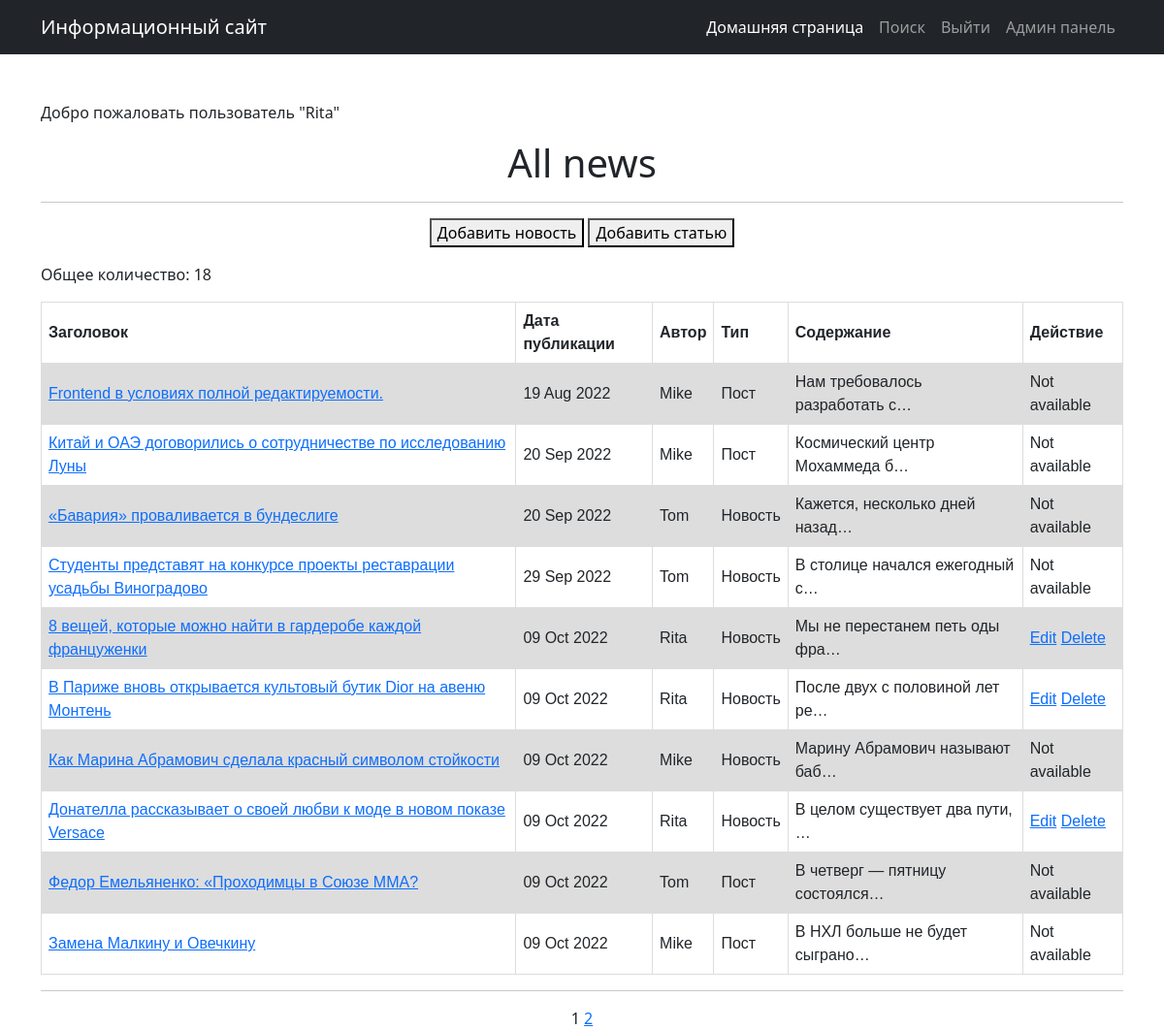
The page /news/ (signed in) on the database its author committed.
### news/models.py (models this page shows, shortened)
class Post(models.Model):
    ARTICLE = 'AR'
    NEWS = 'NW'
    TYPES = [
        (ARTICLE, "Пост"),
        (NEWS, "Новость")
    ]
    title = models.CharField(max_length=254)
    content = models.TextField()
    rating = models.IntegerField(default=0)
    type = models.CharField(max_length=10,
                            choices=TYPES,
                            blank=True,
                            null=True,
                            default='post'
                            )
    cr_time = models.DateTimeField(auto_now_add=True)
    postAuthor = models.ForeignKey(Author, on_delete=models.RESTRICT)
    category = models.ManyToManyField(Category, through='PostCategory')
    class Meta:
        verbose_name = "Пост"
        verbose_name_plural = "Посты"

class Author(models.Model):
    author = models.OneToOneField(User,
                                  on_delete=models.CASCADE,
                                  primary_key=True  # Первичный ключ будет тот же, что и внешний ключ
                                  )
    rating = models.SmallIntegerField(default=0)
    def __str__(self):
        return f"{self.author}"
    class Meta:
        verbose_name = "Автор"
        verbose_name_plural = "Авторы"

### news/views.py (the view)
# urls.py: path('', NewsList.as_view(), name='list_posts'),
class NewsList(ListView):
    model = Post
    ordering = 'cr_time'
    template_name = 'postslist.html'
    context_object_name = 'newslist'
    paginate_by = 10
    def get_context_data(self, **kwargs):
        context = super(NewsList, self).get_context_data()
        context['currentuserid'] = self.request.user.id
        return context

### news/templatetags/custom_filters.py (called while the page is built)
@register.filter()
def censor(value:str, symbol='*')->str:
    badwords_in_text = set(value.split( )) & set(BADWORDS)  #  Список нецензурных слов в тексте путем пересечения множеств
    if badwords_in_text:
        for badword in badwords_in_text:
            censored = badword[0] + (len(badword) - 1) * symbol
            value = value.replace(badword, censored)
    return value

@register.filter()
def typetorus(type_value):
    types = {'AR': "Пост", 'NW': "Новость"}
    return types[type_value]

### news/templates/news/postslist.html (shortened to what this page needs)
{% extends 'flatpages/default.html' %}
{% load custom_filters %}
{% block content %}
<p align="left">Добро пожаловать пользователь "{{ request.user }}"</p>
<h1>All news</h1>
<hr>
{% if perms.news.add_post %}
<p>
    <form style="display:inline" action="{% url 'news_create' %}">
        <button>Добавить новость</button>
    </form>
    <form style="display:inline" action="{% url 'article_create' %}">
        <button>Добавить статью</button>
    </form>
</p>
{% endif %}
<p align="left"> Общее количество: {{ paginator.count }}</p>
{% if newslist %}
    <table border="1" align="center">
        <tr>
            <th align="center">Заголовок</th>
            <th align="center">Дата публикации</th>
            <th align="center">Автор</th>
            <th align="center">Тип</th>
            <th align="center">Содержание</th>
            {% if perms.news.change_post %}
            <th align="center">Действие</th>
            {% endif %}
        </tr>
    {% for news in newslist %}
        <tr>
            <td align="left"><a href="/news/{{ news.pk }}">{{ news.title|censor:"*" }}</a></td>
            <td align="center">{{ news.cr_time|date:'d M Y' }}</td>
            <td align="center">{{ news.postAuthor }}</td>
            <td align="center">{{ news.type|typetorus }}</td>
            <td align="center">{{ news.content|censor:"*"|truncatechars:30 }}</td>
            {% if news.type == 'NW' and perms.news.change_post and perms.news.delete_post %}
                {% if news.postAuthor_id == currentuserid or request.user.is_superuser %}
                    <td align="center"><a href="{% url 'news_edit' pk=news.pk %}">{{ news.PostAuthor.id }}Edit</a>
                                       <a href="{% url 'news_delete' pk=news.pk %}">Delete</a></td>
                {% else %}
                    <td align="center">Not available</td>
                {% endif %}
            {% endif %}
            {% if news.type == 'AR' and perms.news.change_post and perms.news.delete_post%}
                {% if news.postAuthor_id == currentuserid or request.user.is_superuser %}
                    <td align="center"><a href="{% url 'article_edit' pk=news.pk %}">Edit</a>
                                       <a href="{% url 'article_delete' pk=news.pk %}">Delete</a></td>
                {% else %}
                    <td align="center">Not available</td>
                {% endif %}
            {% endif %}
        </tr>
    {% endfor %}
    </table>
<hr>
{% endif %}
<div>
{% if paginator.count > paginator.per_page %}
    {{ page_obj.number }}
    {% if page_obj.has_next %}
        <a href="?page={{ page_obj.next_page_number }}">{{ page_obj.next_page_number }}</a>
    {% endif %}
{% endif %}
</div>
{% endblock content %}

### news/templates/news/postslist.html (style rules this page uses)
table { font-family: arial, sans-serif; width: 100%; }
td, th { border: 1px solid #dddddd; text-align: left; padding: 7px; }
tr:nth-child(even) { background-color: #dddddd; }

### rows shown on the page
Post: title|censor "Frontend в условиях полной редактируемости.", cr_time "19 Aug 2022", postAuthor "Mike", type|typetorus "Пост", content|censor "Нам требовалось разработать с…", shows "Not available"
Post: title|censor "Китай и ОАЭ договорились о сотрудничестве по исследованию Луны", cr_time "20 Sep 2022", postAuthor "Mike", type|typetorus "Пост", content|censor "Космический центр Мохаммеда б…", shows "Not available"
Post: title|censor "«Бавария» проваливается в бундеслиге", cr_time "20 Sep 2022", postAuthor "Tom", type|typetorus "Новость", content|censor "Кажется, несколько дней назад…", shows "Not available"
Post: title|censor "Студенты представят на конкурсе проекты реставрации усадьбы Виноградово", cr_time "29 Sep 2022", postAuthor "Tom", type|typetorus "Новость", content|censor "В столице начался ежегодный с…", shows "Not available"
Post: title|censor "8 вещей, которые можно найти в гардеробе каждой француженки", cr_time "09 Oct 2022", postAuthor "Rita", type|typetorus "Новость", content|censor "Мы не перестанем петь оды фра…"
Post: title|censor "В Париже вновь открывается культовый бутик Dior на авеню Монтень", cr_time "09 Oct 2022", postAuthor "Rita", type|typetorus "Новость", content|censor "После двух с половиной лет ре…"
Post: title|censor "Как Марина Абрамович сделала красный символом стойкости", cr_time "09 Oct 2022", postAuthor "Mike", type|typetorus "Новость", content|censor "Марину Абрамович называют баб…", shows "Not available"
Post: title|censor "Донателла рассказывает о своей любви к моде в новом показе Versace", cr_time "09 Oct 2022", postAuthor "Rita", type|typetorus "Новость", content|censor "В целом существует два пути, …"
Post: title|censor "Федор Емельяненко: «Проходимцы в Союзе ММА?", cr_time "09 Oct 2022", postAuthor "Tom", type|typetorus "Пост", content|censor "В четверг — пятницу состоялся…", shows "Not available"
Post: title|censor "Замена Малкину и Овечкину", cr_time "09 Oct 2022", postAuthor "Mike", type|typetorus "Пост", content|censor "В НХЛ больше не будет сыграно…", shows "Not available"

### other values the page prints
{{ request.user }} "Rita"
{{ paginator.count }} "18"
{{ page_obj.number }} "1"
{{ page_obj.next_page_number }} "2"
